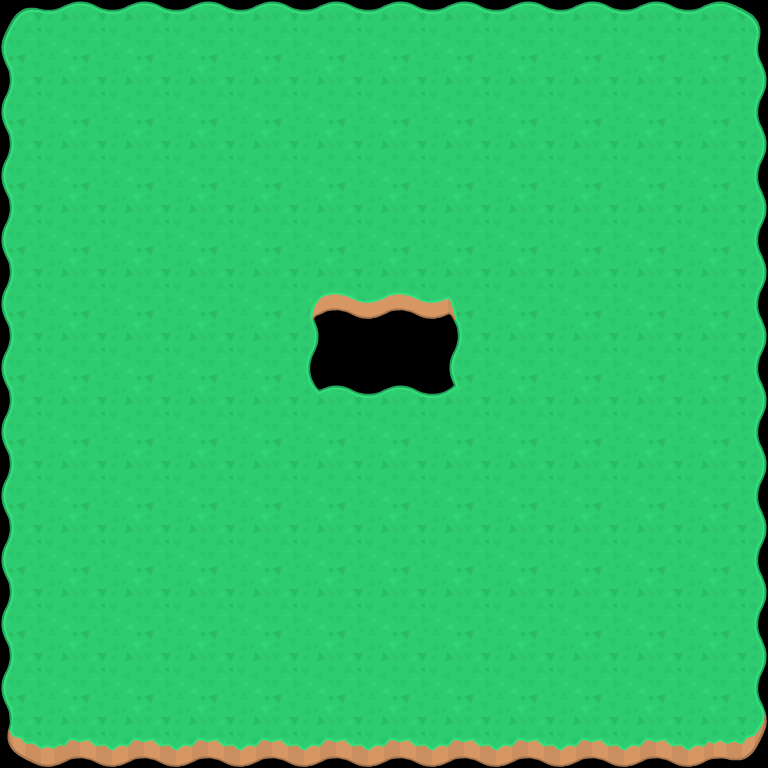

A level layout from a 2D game, rendered from its tile map. Below: a short description, then the map file with its tile-grid data intact:
An orthogonal 12x12 tile map with 64x64 px tiles, 1 tile layer (Ground).

<map version="1.0" tiledversion="2017.07.25" orientation="orthogonal" renderorder="right-down" width="12" height="12" tilewidth="64" tileheight="64" nextobjectid="1">
 <tileset firstgid="1" source="padded_bleed__tiles.tsx" />
 <layer name="Ground" width="12" height="12">
  <data encoding="csv">
6,7,7,7,7,7,7,7,7,7,7,8,
21,22,22,22,22,22,22,22,22,22,22,23,
21,22,22,22,22,22,22,22,22,22,22,23,
21,22,22,22,22,22,22,22,22,22,22,23,
21,22,22,22,9,52,52,10,22,22,22,23,
21,22,22,22,23,210,210,21,22,22,22,23,
21,22,22,22,24,7,7,25,22,22,22,23,
21,22,22,22,22,22,22,22,22,22,22,23,
21,22,22,22,22,22,22,22,22,22,22,23,
21,22,22,22,22,22,22,22,22,22,22,23,
21,22,22,22,22,22,22,22,22,22,22,23,
36,37,37,37,37,37,37,37,37,37,37,38
</data>
 </layer>
</map>